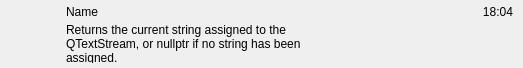
<?xml version="1.0" encoding="UTF-8"?>
<ui version="4.0">
 <class>ChatElement</class>
 <widget class="QWidget" name="ChatElement">
  <property name="geometry">
   <rect>
    <x>0</x>
    <y>0</y>
    <width>523</width>
    <height>68</height>
   </rect>
  </property>
  <property name="windowTitle">
   <string>Form</string>
  </property>
  <property name="styleSheet">
   <string notr="true"/>
  </property>
  <layout class="QHBoxLayout" name="horizontalLayout">
   <property name="leftMargin">
    <number>10</number>
   </property>
   <property name="topMargin">
    <number>5</number>
   </property>
   <property name="rightMargin">
    <number>10</number>
   </property>
   <property name="bottomMargin">
    <number>5</number>
   </property>
   <item>
    <widget class="QLabel" name="Avatar_Label">
     <property name="minimumSize">
      <size>
       <width>50</width>
       <height>50</height>
      </size>
     </property>
     <property name="maximumSize">
      <size>
       <width>50</width>
       <height>50</height>
      </size>
     </property>
     <property name="text">
      <string/>
     </property>
     <property name="scaledContents">
      <bool>true</bool>
     </property>
    </widget>
   </item>
   <item>
    <layout class="QGridLayout" name="gridLayout">
     <item row="0" column="1">
      <widget class="QLabel" name="LastMessageDate_Label">
       <property name="text">
        <string>18:04</string>
       </property>
       <property name="alignment">
        <set>Qt::AlignRight|Qt::AlignTop|Qt::AlignTrailing</set>
       </property>
      </widget>
     </item>
     <item row="0" column="0">
      <widget class="QLabel" name="Name_Label">
       <property name="text">
        <string>Name</string>
       </property>
      </widget>
     </item>
     <item row="1" column="0">
      <widget class="QLabel" name="LastMessege_Label">
       <property name="text">
        <string>Returns the current string assigned to the QTextStream, or nullptr if no string has been assigned.</string>
       </property>
       <property name="wordWrap">
        <bool>true</bool>
       </property>
      </widget>
     </item>
    </layout>
   </item>
  </layout>
 </widget>
 <resources/>
 <connections/>
</ui>
